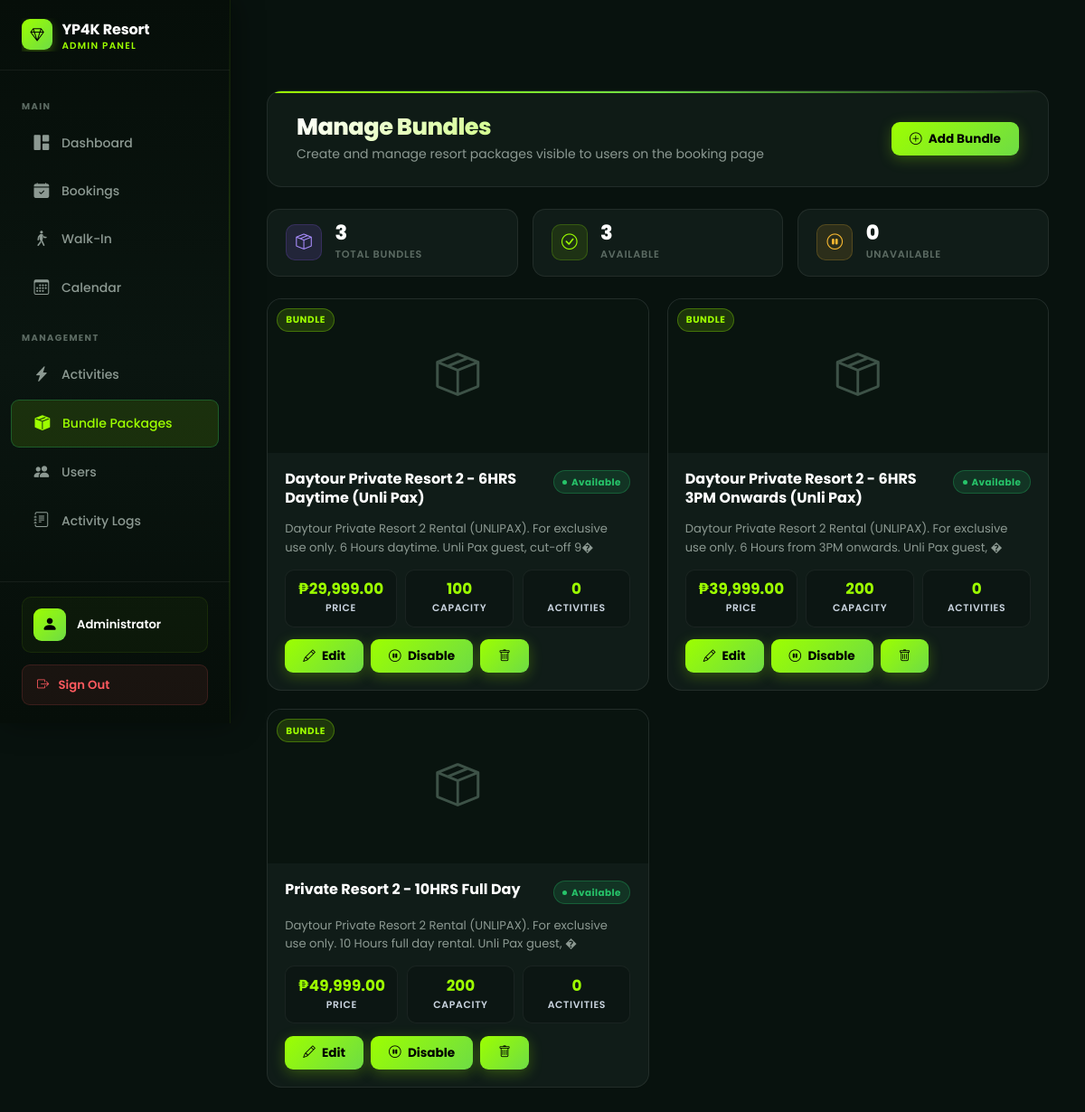
The app's page /Admin_Dashboard/bundles.php (signed in) with its own data.
### tables this page shows
CREATE TABLE `bundles` (
  `id` int(11) NOT NULL,
  `name` varchar(255) NOT NULL,
  `slug` varchar(255) NOT NULL,
  `description` text DEFAULT NULL,
  `price` decimal(10,2) NOT NULL DEFAULT 0.00,
  `capacity` int(11) NOT NULL DEFAULT 1,
  `daily_booking_limit` int(11) NOT NULL DEFAULT 10,
  `start_time` time DEFAULT NULL,
  `duration_hours` int(11) DEFAULT NULL,
  `bundle_type` varchar(20) DEFAULT 'overnight',
  `amenities` text DEFAULT NULL,
  `image_url` varchar(500) DEFAULT NULL,
  `is_active` tinyint(1) DEFAULT 1,
  `created_at` timestamp NOT NULL DEFAULT current_timestamp(),
  `updated_at` timestamp NOT NULL DEFAULT current_timestamp() ON UPDATE current_timestamp(),
  `check_in_time` time DEFAULT '14:00:00',
  `check_out_time` time DEFAULT '12:00:00'
);

### Admin_Dashboard/bundles.php (the view, shortened to what this page needs)
<?php
global $conn;
$conn->query("
    CREATE TABLE IF NOT EXISTS `bundles` (
        `id` int(11) NOT NULL AUTO_INCREMENT,
        `name` varchar(255) NOT NULL,
        `slug` varchar(255) NOT NULL,
        `description` text DEFAULT NULL,
        `price` decimal(10,2) NOT NULL DEFAULT 0.00,
        `capacity` int(11) NOT NULL DEFAULT 1,
        `amenities` text DEFAULT NULL,
        `image_url` varchar(500) DEFAULT NULL,
        `is_active` tinyint(1) DEFAULT 1,
        `created_at` timestamp NOT NULL DEFAULT current_timestamp(),
        `updated_at` timestamp NOT NULL DEFAULT current_timestamp() ON UPDATE current_timestamp(),
        PRIMARY KEY (`id`), UNIQUE KEY `slug` (`slug`)
    ) ENGINE=InnoDB DEFAULT CHARSET=utf8mb4 COLLATE=utf8mb4_unicode_ci
");
$conn->query("
    CREATE TABLE IF NOT EXISTS `bundle_activities` (
        `id` int(11) NOT NULL AUTO_INCREMENT, `bundle_id` int(11) NOT NULL, `activity_id` int(11) NOT NULL,
        PRIMARY KEY (`id`), KEY `bundle_id` (`bundle_id`), KEY `activity_id` (`activity_id`)
    ) ENGINE=InnoDB DEFAULT CHARSET=utf8mb4 COLLATE=utf8mb4_unicode_ci
");
$conn->query("
    CREATE TABLE IF NOT EXISTS `bundle_accommodations` (
        `id` int(11) NOT NULL AUTO_INCREMENT, `bundle_id` int(11) NOT NULL, `accommodation_id` int(11) NOT NULL,
        PRIMARY KEY (`id`), KEY `bundle_id` (`bundle_id`), KEY `accommodation_id` (`accommodation_id`)
    ) ENGINE=InnoDB DEFAULT CHARSET=utf8mb4 COLLATE=utf8mb4_unicode_ci
");
$result = $conn->query("
    SELECT
        b.id, b.name, b.slug, b.description, b.price, b.capacity,
        b.amenities, b.image_url, b.is_active, b.created_at,
        COUNT(DISTINCT ba.activity_id)      AS activity_count,
        COUNT(DISTINCT bacc.accommodation_id) AS accommodation_count
    FROM bundles b
    LEFT JOIN bundle_activities      ba   ON b.id = ba.bundle_id
    LEFT JOIN bundle_accommodations  bacc ON b.id = bacc.bundle_id
    GROUP BY b.id
    ORDER BY b.created_at DESC
");
$bundles = [];
while ($row = $result->fetch_assoc()) $bundles[] = $row;
?>
<!DOCTYPE html>
<html lang="en">
<head>
    <link href="../assets/css/bootstrap.min.css" rel="stylesheet">
    <link rel="stylesheet" href="../css/resort-theme.css">
    <link rel="stylesheet" href="../css/dashboard-resort.css">
    <link rel="stylesheet" href="https://cdn.jsdelivr.net/npm/bootstrap-icons@1.11.0/font/bootstrap-icons.css">
    <link rel="stylesheet" href="components/sidebar.css">
    <link rel="stylesheet" href="components/navbar.css">
    <link rel="stylesheet" href="../css/admin-theme.css">
</head>
<body>
    <div id="mainContent" class="main-content">
        <div class="page-header">
            <div>
                <h1 class="page-title">Manage Bundles</h1>
                <p class="text-muted">Create and manage resort packages visible to users on the booking page</p>
            </div>
            <div class="page-actions">
                <button class="btn-modern btn-primary" onclick="openAddModal()">
                    <i class="bi bi-plus-circle"></i> Add Bundle
                </button>
            </div>
        </div>
        <div class="stats-row" id="statsRow">
            <?php
            $total    = count($bundles);
            $active   = count(array_filter($bundles, fn($b) => $b['is_active']));
            $inactive = $total - $active;
            ?>
            <div class="stats-mini">
                <div class="stats-mini-icon purple"><i class="bi bi-box-seam"></i></div>
                <div><div class="stats-mini-val"><?= $total ?></div><div class="stats-mini-lbl">Total Bundles</div></div>
            </div>
            <div class="stats-mini">
                <div class="stats-mini-icon green"><i class="bi bi-check-circle"></i></div>
                <div><div class="stats-mini-val"><?= $active ?></div><div class="stats-mini-lbl">Available</div></div>
            </div>
            <div class="stats-mini">
                <div class="stats-mini-icon amber"><i class="bi bi-pause-circle"></i></div>
                <div><div class="stats-mini-val"><?= $inactive ?></div><div class="stats-mini-lbl">Unavailable</div></div>
            </div>
        </div>
        <div class="bundles-grid" id="bundlesGrid">
            <?php if ($bundles): ?>
                <?php foreach ($bundles as $b): ?>
                <?php
                    $statusClass = $b['is_active'] ? 'status-active' : 'status-inactive';
                    $statusText  = $b['is_active'] ? 'Available' : 'Unavailable';
                    $price       = number_format($b['price'], 2);
                ?>
                <div class="bundle-card" id="bundle-<?= $b['id'] ?>">
                    <div class="bundle-image">
                        <?php if ($b['image_url']): ?>
                            <img src="../<?= htmlspecialchars($b['image_url']) ?>"
                                 alt="<?= htmlspecialchars($b['name']) ?>"
                                 onerror="this.parentElement.innerHTML='<i class=\'bi bi-box-seam\'></i>'">
                        <?php else: ?>
                            <i class="bi bi-box-seam"></i>
                        <?php endif; ?>
                        <span class="bundle-type-badge">Bundle</span>
                    </div>
                    <div class="bundle-content">
                        <div class="bundle-header">
                            <div>
                                <div class="bundle-title"><?= htmlspecialchars($b['name']) ?></div>
                            </div>
                            <span class="bundle-status <?= $statusClass ?>"><?= $statusText ?></span>
                        </div>
                        <p class="bundle-desc"><?= htmlspecialchars(mb_strimwidth($b['description'] ?? 'No description.', 0, 110, '�')) ?></p>
                        <div class="bundle-stats">
                            <div class="stat-item">
                                <div class="stat-value">&#8369;<?= $price ?></div>
                                <div class="stat-label">Price</div>
                            </div>
                            <div class="stat-item">
                                <div class="stat-value"><?= $b['capacity'] ?></div>
                                <div class="stat-label">Capacity</div>
                            </div>
                            <div class="stat-item">
                                <div class="stat-value"><?= (int)$b['activity_count'] ?></div>
                                <div class="stat-label">Activities</div>
                            </div>
                        </div>
                        <div class="bundle-actions">
                            <button class="btn-modern btn-primary" onclick="editBundle(<?= $b['id'] ?>)">
                                <i class="bi bi-pencil"></i> Edit
                            </button>
                            <button class="btn-modern btn-<?= $b['is_active'] ? 'warning' : 'success' ?>"
                                    onclick="toggleStatus(<?= $b['id'] ?>, <?= $b['is_active'] ?>)">
                                <i class="bi bi-<?= $b['is_active'] ? 'pause' : 'play' ?>-circle"></i>
                                <?= $b['is_active'] ? 'Disable' : 'Enable' ?>
                            </button>
                            <button class="btn-modern btn-secondary" onclick="deleteBundle(<?= $b['id'] ?>, '<?= htmlspecialchars($b['name'], ENT_QUOTES) ?>')">
                                <i class="bi bi-trash"></i>
                            </button>
                        </div>
                    </div>
                </div>
                <?php endforeach; ?>
            <?php endif; ?>
        </div>
    </div>
</body>
</html>

### css/resort-theme.css (style rules this page uses)
:root { --bg-primary: #08120E; --bg-secondary: #101B17; --bg-card: #15221D; --bg-card-2: #1A2B22; --bg-elevated: #1E3028; --nav-bg: rgba(9, 18, 15, 0.88); --accent: #9DFF00; --accent-2: #6EDC45; --accent-3: #4BBF2E; --accent-dim: rgba(157, 255, 0, 0.5); --glow: rgba(157, 255, 0, 0.18); --glow-sm: rgba(157, 255, 0, 0.08); --glow-lg: rgba(157, 255, 0, 0.25); --text: #FFFFFF; --text-2: #cbd5e1; --text-muted: #cbd5e1; --text-dim: #94a3b8; --success: #27C46A; --warning: #F7B731; --error: #FF5A5F; --info: #B8C4BE; --border: rgba(255, 255, 255, 0.08); --border-2: rgba(255, 255, 255, 0.04); --border-accent: rgba(157, 255, 0, 0.3); --border-hover: rgba(157, 255, 0, 0.5); --shadow-sm: 0 1px 4px rgba(0,0,0,0.5); --shadow-md: 0 4px 20px rgba(0,0,0,0.55); --shadow-lg: 0 10px 40px rgba(0,0,0,0.65); --shadow-xl: 0 20px 60px rgba(0,0,0,0.7); --shadow-glow: 0 0 30px rgba(157, 255, 0, 0.12); --shadow-glow-lg:0 0 60px rgba(157, 255, 0, 0.2); --radius-xs: 6px; --radius-sm: 10px; --radius-md: 14px; --radius-lg: 18px; --radius-xl: 24px; --radius-2xl: 32px; --t: all 0.3s cubic-bezier(0.4, 0, 0.2, 1); --t-fast: all 0.15s ease; --t-slow: all 0.5s cubic-bezier(0.4, 0, 0.2, 1); --font: 'Poppins', -apple-system, BlinkMacSystemFont, sans-serif; }
*, *::before, *::after { margin: 0; padding: 0; box-sizing: border-box; }
html { scroll-behavior: smooth; overflow-x: hidden; }
body { font-family: var(--font); background-color: var(--bg-primary); color: var(--text); min-height: 100vh; line-height: 1.65; overflow-x: hidden; -webkit-font-smoothing: antialiased; }

### Admin_Dashboard/components/sidebar.css (style rules this page uses)
:root { --sidebar-width: 255px; --sidebar-collapsed-width: 72px; --navbar-height: 68px; }

### records on screen
bundles: name "Daytour Private Resort 2 - 6HRS Daytime (Unli Pax)", is_active "Available", description "Daytour Private Resort 2 Rental (UNLIPAX). For exclusive use only. 6 Hours daytime. Unli Pax guest, cut-off 9�", price "29,999.00", capacity "100", activity_count "0", shows "Disable"
bundles: name "Daytour Private Resort 2 - 6HRS 3PM Onwards (Unli Pax)", is_active "Available", description "Daytour Private Resort 2 Rental (UNLIPAX). For exclusive use only. 6 Hours from 3PM onwards. Unli Pax guest, �", price "39,999.00", capacity "200", activity_count "0", shows "Disable"
bundles: name "Private Resort 2 - 10HRS Full Day", is_active "Available", description "Daytour Private Resort 2 Rental (UNLIPAX). For exclusive use only. 10 Hours full day rental. Unli Pax guest, �", price "49,999.00", capacity "200", activity_count "0", shows "Disable"

### other values on screen
$total "3"
$active "3"
$inactive "0"
